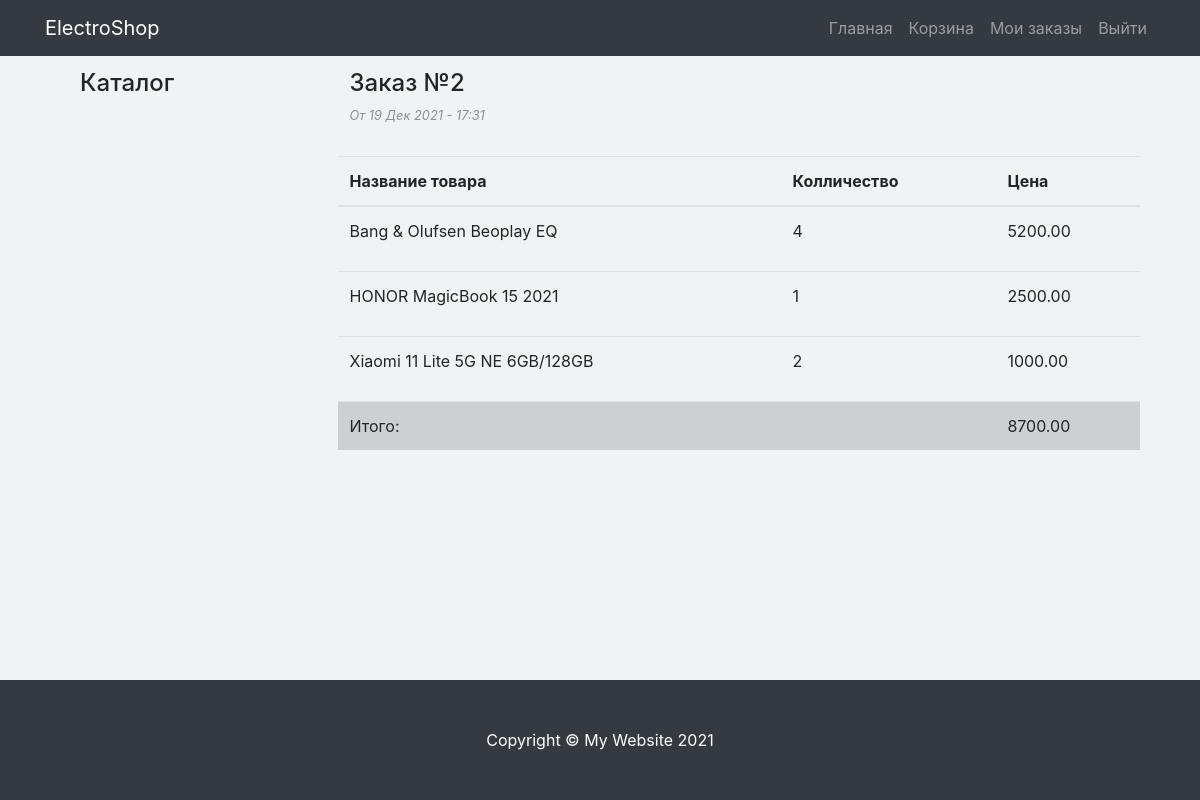
The app's page /detail-order/2/ (signed in) with its own data.
### mainapp/models.py (models this page shows, shortened)
class TotalOrderForUser(models.Model):
    order = models.ManyToManyField(OrderProduct)
    owner = models.ForeignKey(User, on_delete=models.CASCADE, verbose_name='Покупатель')
    comment = models.TextField(blank=True, verbose_name='Комментарий к заказу')
    time_create = models.DateTimeField(null=True, auto_now_add=True)
    processed = models.BooleanField(default=False)

class OrderProduct(models.Model):
    content_type = models.ForeignKey(ContentType, on_delete=models.CASCADE)
    object_id = models.PositiveIntegerField()
    content_object = GenericForeignKey('content_type', 'object_id')
    total_products = models.PositiveIntegerField(default=0)
    final_price = models.DecimalField(max_digits=9, decimal_places=2, verbose_name='Цена на момент заказа')

class Product(models.Model):
    class Meta:
        abstract = True
    product_name = models.ForeignKey(Product_name, on_delete=models.CASCADE, null=True)
    title = models.CharField(max_length=250, verbose_name='Наименование')
    slug = models.SlugField(unique=True)
    image = models.ImageField(upload_to="photos/%Y/%m/%d/", blank=True, )
    description = models.TextField(null=True, verbose_name='Описание')
    price = models.DecimalField(max_digits=9, decimal_places=2, verbose_name='Цена')

class Headphones(Product):
    interface = models.CharField(max_length=255, verbose_name='Интерфейс')

class Notebook(Product):
    display = models.CharField(max_length=255, verbose_name='Диагональ')
    display_type = models.CharField(max_length=255, verbose_name='Тип дисплея')
    processor_freq = models.CharField(max_length=255, verbose_name='Частота процессора')
    ram = models.CharField(max_length=255, verbose_name='Оперативная память')
    video = models.CharField(max_length=255, verbose_name='Видеокарта')
    time_without_charge = models.CharField(max_length=255, verbose_name='Время работы аккумулятора')

class Smartphone(Product):
    display = models.CharField(max_length=255, verbose_name='Диагональ')
    display_type = models.CharField(max_length=255, verbose_name='Тип дисплея')
    resolution = models.CharField(max_length=255, verbose_name='Разрешение экрана')
    accum_volume = models.CharField(max_length=255, verbose_name='Объем батареи')
    ram = models.CharField(max_length=255, verbose_name='Оперативная память')
    sd = models.BooleanField(default=True)
    sd_volume_max = models.CharField(max_length=255, verbose_name='Максимальный объем встраиваемой памяти')
    main_cam_mp = models.CharField(max_length=255, verbose_name='Главная камера')
    frontal_cam_mp = models.CharField(max_length=255, verbose_name='Фронтальная камера')

### mainapp/views.py (the view)
# urls.py: path('detail-order/<int:order_id>/', detail_order, name='detail_order'),
def detail_order(request, order_id):
    order = TotalOrderForUser.objects.get(id=order_id)
    if not order.owner == request.user:
        return HttpResponse('Error handler content', status=403)
    order_products = order.order.all()
    sum_price = 0
    for i in order_products:
        sum_price += i.final_price * i.total_products
    context = {
        'order': order,
        'order_products': order_products,
        'sum_price': sum_price,
    }
    return render(request, 'mainapp/detail_order.html', context=context)

### mainapp/templates/mainapp/detail_order.html
{% extends 'mainapp/base.html' %}
{% load mathfilters %}
{% block content %}
    <h4 class="detail_order_title">Заказ №{{ order.id }}</h4>
    <p class="date_order_detail">От {{ order.time_create|date:"d M Y" }} - {{ order.time_create|time:"H:i" }}</p>
    <table class="table">
        <tbody>
        <thead>
        <tr>
            <th scope="col">Название товара</th>
            <th scope="col">Колличество</th>
            <th scope="col">Цена</th>
        </tr>
        </thead>
        {% for i in order_products %}
            <tr>
                <td><p>{{ i.content_object.title }}</p></td>
                <td><p>{{ i.total_products }}</p></td>
                <td>{{ i.final_price|mul:i.total_products }}</td>
            </tr>
        {% endfor %}
        <tr class="table-active">
            <td>Итого:</td>
            <td></td>
            <td>{{ sum_price }}</td>
        </tr>
        </tbody>
    </table>
{% endblock content %}

### mainapp/static/mainapp/css/style.css (style rules this page uses)
body { padding-top: 54px; background-color: rgba(0, 40, 56, 0.06); }
.detail_order_title { padding: 15px 0 0 12px; }
.date_order_detail { font-size: 80%; font-style: italic; color: #8f8f8f; padding: 0 0 15px 12px; }
html { height: 100%; }
body { display: flex; flex-direction: column; height: 100%; }

### records on screen
TotalOrderForUser: id "2", time_create "19 Дек 2021", time_create "17:31"
OrderProduct: content_object "Bang & Olufsen Beoplay EQ", total_products "4", final_price|mul "5200.00"
OrderProduct: content_object "HONOR MagicBook 15 2021", total_products "1", final_price|mul "2500.00"
OrderProduct: content_object "Xiaomi 11 Lite 5G NE 6GB/128GB", total_products "2", final_price|mul "1000.00"

### other values on screen
{{ sum_price }} "8700.00"
